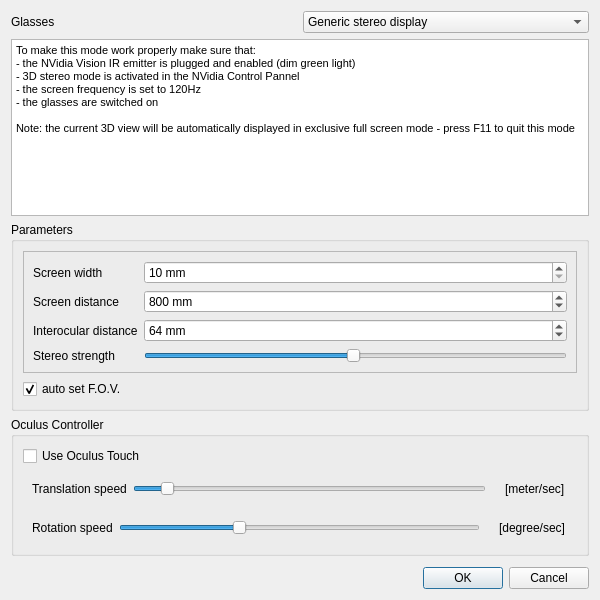
<?xml version="1.0" encoding="UTF-8"?>
<ui version="4.0">
 <class>StereoModeDialog</class>
 <widget class="QDialog" name="StereoModeDialog">
  <property name="geometry">
   <rect>
    <x>0</x>
    <y>0</y>
    <width>600</width>
    <height>600</height>
   </rect>
  </property>
  <property name="windowTitle">
   <string>Stereo mode</string>
  </property>
  <layout class="QVBoxLayout" name="verticalLayout_2">
   <item>
    <layout class="QHBoxLayout" name="horizontalLayout">
     <item>
      <widget class="QLabel" name="label">
       <property name="text">
        <string>Glasses</string>
       </property>
      </widget>
     </item>
     <item>
      <widget class="QComboBox" name="glassTypeComboBox">
       <property name="currentIndex">
        <number>6</number>
       </property>
       <item>
        <property name="text">
         <string>Red-Blue</string>
        </property>
        <property name="icon">
         <iconset>
          <normaloff>:/CC/images/ccStereo.png</normaloff>:/CC/images/ccStereo.png</iconset>
        </property>
       </item>
       <item>
        <property name="text">
         <string>Blue-Red</string>
        </property>
        <property name="icon">
         <iconset>
          <normaloff>:/CC/images/ccStereo.png</normaloff>:/CC/images/ccStereo.png</iconset>
        </property>
       </item>
       <item>
        <property name="text">
         <string>Red-Cyan</string>
        </property>
        <property name="icon">
         <iconset>
          <normaloff>:/CC/images/ccStereo.png</normaloff>:/CC/images/ccStereo.png</iconset>
        </property>
       </item>
       <item>
        <property name="text">
         <string>Cyan-Red</string>
        </property>
        <property name="icon">
         <iconset>
          <normaloff>:/CC/images/ccStereo.png</normaloff>:/CC/images/ccStereo.png</iconset>
        </property>
       </item>
       <item>
        <property name="text">
         <string>NVidia Vision</string>
        </property>
        <property name="icon">
         <iconset>
          <normaloff>:/CC/images/nvidia.png</normaloff>:/CC/images/nvidia.png</iconset>
        </property>
       </item>
       <item>
        <property name="text">
         <string>Oculus</string>
        </property>
        <property name="icon">
         <iconset>
          <normaloff>:/CC/images/oculus.png</normaloff>:/CC/images/oculus.png</iconset>
        </property>
       </item>
       <item>
        <property name="text">
         <string extracomment="Generic stereo display (e.g. PluraView)">Generic stereo display</string>
        </property>
        <property name="icon">
         <iconset>
          <normaloff>:/CC/images/ccStereo.png</normaloff>:/CC/images/ccStereo.png</iconset>
        </property>
       </item>
      </widget>
     </item>
    </layout>
   </item>
   <item>
    <widget class="QTextEdit" name="warningTextEdit">
     <property name="html">
      <string>&lt;!DOCTYPE HTML PUBLIC &quot;-//W3C//DTD HTML 4.0//EN&quot; &quot;http://www.w3.org/TR/REC-html40/strict.dtd&quot;&gt;
&lt;html&gt;&lt;head&gt;&lt;meta name=&quot;qrichtext&quot; content=&quot;1&quot; /&gt;&lt;style type=&quot;text/css&quot;&gt;
p, li { white-space: pre-wrap; }
&lt;/style&gt;&lt;/head&gt;&lt;body style=&quot; font-family:'MS Shell Dlg 2'; font-size:7.8pt; font-weight:400; font-style:normal;&quot;&gt;
&lt;p style=&quot; margin-top:0px; margin-bottom:0px; margin-left:0px; margin-right:0px; -qt-block-indent:0; text-indent:0px;&quot;&gt;&lt;span style=&quot; font-size:8pt;&quot;&gt;To make this mode work properly make sure that:&lt;/span&gt;&lt;/p&gt;
&lt;p style=&quot; margin-top:0px; margin-bottom:0px; margin-left:0px; margin-right:0px; -qt-block-indent:0; text-indent:0px;&quot;&gt;&lt;span style=&quot; font-size:8pt;&quot;&gt;- the NVidia Vision IR emitter is plugged and enabled (dim green light)&lt;/span&gt;&lt;/p&gt;
&lt;p style=&quot; margin-top:0px; margin-bottom:0px; margin-left:0px; margin-right:0px; -qt-block-indent:0; text-indent:0px;&quot;&gt;&lt;span style=&quot; font-size:8pt;&quot;&gt;- 3D stereo mode is activated in the NVidia Control Pannel&lt;/span&gt;&lt;/p&gt;
&lt;p style=&quot; margin-top:0px; margin-bottom:0px; margin-left:0px; margin-right:0px; -qt-block-indent:0; text-indent:0px;&quot;&gt;&lt;span style=&quot; font-size:8pt;&quot;&gt;- the screen frequency is set to 120Hz&lt;/span&gt;&lt;/p&gt;
&lt;p style=&quot; margin-top:0px; margin-bottom:0px; margin-left:0px; margin-right:0px; -qt-block-indent:0; text-indent:0px;&quot;&gt;&lt;span style=&quot; font-size:8pt;&quot;&gt;- the glasses are switched on&lt;/span&gt;&lt;/p&gt;
&lt;p style=&quot;-qt-paragraph-type:empty; margin-top:0px; margin-bottom:0px; margin-left:0px; margin-right:0px; -qt-block-indent:0; text-indent:0px; font-size:8pt;&quot;&gt;&lt;br /&gt;&lt;/p&gt;
&lt;p style=&quot; margin-top:0px; margin-bottom:0px; margin-left:0px; margin-right:0px; -qt-block-indent:0; text-indent:0px;&quot;&gt;&lt;span style=&quot; font-size:8pt;&quot;&gt;Note: the current 3D view will be automatically displayed in exclusive full screen mode - press F11 to quit this mode&lt;/span&gt;&lt;/p&gt;&lt;/body&gt;&lt;/html&gt;</string>
     </property>
    </widget>
   </item>
   <item>
    <widget class="QGroupBox" name="paramsGroupBox">
     <property name="title">
      <string>Parameters</string>
     </property>
     <layout class="QVBoxLayout" name="verticalLayout">
      <item>
       <widget class="QFrame" name="frame">
        <property name="frameShape">
         <enum>QFrame::StyledPanel</enum>
        </property>
        <property name="frameShadow">
         <enum>QFrame::Raised</enum>
        </property>
        <layout class="QGridLayout" name="gridLayout">
         <item row="0" column="0">
          <widget class="QLabel" name="label_4">
           <property name="text">
            <string>Screen width</string>
           </property>
          </widget>
         </item>
         <item row="0" column="1">
          <widget class="QSpinBox" name="screenWidthSpinBox">
           <property name="suffix">
            <string> mm</string>
           </property>
           <property name="minimum">
            <number>10</number>
           </property>
           <property name="maximum">
            <number>100000</number>
           </property>
           <property name="singleStep">
            <number>10</number>
           </property>
          </widget>
         </item>
         <item row="1" column="0">
          <widget class="QLabel" name="label_5">
           <property name="text">
            <string>Screen distance</string>
           </property>
          </widget>
         </item>
         <item row="2" column="0">
          <widget class="QLabel" name="label_6">
           <property name="text">
            <string>Interocular distance</string>
           </property>
          </widget>
         </item>
         <item row="2" column="1">
          <widget class="QSpinBox" name="eyeDistanceSpinBox">
           <property name="suffix">
            <string> mm</string>
           </property>
           <property name="minimum">
            <number>1</number>
           </property>
           <property name="maximum">
            <number>1000</number>
           </property>
           <property name="value">
            <number>64</number>
           </property>
          </widget>
         </item>
         <item row="1" column="1">
          <widget class="QSpinBox" name="screenDiistanceSpinBox">
           <property name="suffix">
            <string> mm</string>
           </property>
           <property name="minimum">
            <number>10</number>
           </property>
           <property name="maximum">
            <number>1000000</number>
           </property>
           <property name="singleStep">
            <number>50</number>
           </property>
           <property name="value">
            <number>800</number>
           </property>
          </widget>
         </item>
         <item row="3" column="0">
          <widget class="QLabel" name="label_2">
           <property name="text">
            <string>Stereo strength</string>
           </property>
          </widget>
         </item>
         <item row="3" column="1">
          <widget class="QSlider" name="stereoStrengthHorizontalSlider">
           <property name="minimum">
            <number>1</number>
           </property>
           <property name="maximum">
            <number>100</number>
           </property>
           <property name="value">
            <number>50</number>
           </property>
           <property name="orientation">
            <enum>Qt::Horizontal</enum>
           </property>
          </widget>
         </item>
        </layout>
       </widget>
      </item>
      <item>
       <widget class="QCheckBox" name="autoFocalCheckBox">
        <property name="sizePolicy">
         <sizepolicy hsizetype="Maximum" vsizetype="Fixed">
          <horstretch>0</horstretch>
          <verstretch>0</verstretch>
         </sizepolicy>
        </property>
        <property name="text">
         <string>auto set F.O.V.</string>
        </property>
        <property name="checked">
         <bool>true</bool>
        </property>
       </widget>
      </item>
     </layout>
    </widget>
   </item>
   <item>
    <widget class="QGroupBox" name="oculusControllerGroupBox">
     <property name="title">
      <string>Oculus Controller</string>
     </property>
     <layout class="QVBoxLayout" name="verticalLayout_3">
      <item>
       <widget class="QCheckBox" name="oculusTouchCheckBox">
        <property name="text">
         <string>Use Oculus Touch</string>
        </property>
       </widget>
      </item>
      <item>
       <widget class="QWidget" name="widget" native="true">
        <layout class="QHBoxLayout" name="horizontalLayout_2">
         <item>
          <widget class="QLabel" name="label_3">
           <property name="text">
            <string>Translation speed</string>
           </property>
          </widget>
         </item>
         <item>
          <widget class="QSlider" name="translationSpeedSlider">
           <property name="minimum">
            <number>1</number>
           </property>
           <property name="maximum">
            <number>300</number>
           </property>
           <property name="value">
            <number>25</number>
           </property>
           <property name="orientation">
            <enum>Qt::Horizontal</enum>
           </property>
          </widget>
         </item>
         <item>
          <widget class="QLabel" name="translationSpeedLabel">
           <property name="styleSheet">
            <string notr="true">margin-left:10px</string>
           </property>
           <property name="text">
            <string>[meter/sec]</string>
           </property>
          </widget>
         </item>
        </layout>
       </widget>
      </item>
      <item>
       <widget class="QWidget" name="widget_2" native="true">
        <layout class="QHBoxLayout" name="horizontalLayout_3">
         <item>
          <widget class="QLabel" name="label_7">
           <property name="text">
            <string>Rotation speed</string>
           </property>
          </widget>
         </item>
         <item>
          <widget class="QSlider" name="rotationSpeedSlider">
           <property name="minimum">
            <number>1</number>
           </property>
           <property name="maximum">
            <number>90</number>
           </property>
           <property name="value">
            <number>30</number>
           </property>
           <property name="orientation">
            <enum>Qt::Horizontal</enum>
           </property>
          </widget>
         </item>
         <item>
          <widget class="QLabel" name="rotationSpeedLabel">
           <property name="styleSheet">
            <string notr="true">margin-left:10px</string>
           </property>
           <property name="text">
            <string>[degree/sec]</string>
           </property>
          </widget>
         </item>
        </layout>
       </widget>
      </item>
     </layout>
    </widget>
   </item>
   <item>
    <spacer name="verticalSpacer">
     <property name="orientation">
      <enum>Qt::Vertical</enum>
     </property>
     <property name="sizeHint" stdset="0">
      <size>
       <width>20</width>
       <height>20</height>
      </size>
     </property>
    </spacer>
   </item>
   <item>
    <widget class="QDialogButtonBox" name="buttonBox">
     <property name="orientation">
      <enum>Qt::Horizontal</enum>
     </property>
     <property name="standardButtons">
      <set>QDialogButtonBox::Cancel|QDialogButtonBox::Ok</set>
     </property>
    </widget>
   </item>
  </layout>
 </widget>
 <resources>
  <include location="../../qCC/icons.qrc"/>
 </resources>
 <connections>
  <connection>
   <sender>buttonBox</sender>
   <signal>accepted()</signal>
   <receiver>StereoModeDialog</receiver>
   <slot>accept()</slot>
   <hints>
    <hint type="sourcelabel">
     <x>248</x>
     <y>254</y>
    </hint>
    <hint type="destinationlabel">
     <x>157</x>
     <y>274</y>
    </hint>
   </hints>
  </connection>
  <connection>
   <sender>buttonBox</sender>
   <signal>rejected()</signal>
   <receiver>StereoModeDialog</receiver>
   <slot>reject()</slot>
   <hints>
    <hint type="sourcelabel">
     <x>316</x>
     <y>260</y>
    </hint>
    <hint type="destinationlabel">
     <x>286</x>
     <y>274</y>
    </hint>
   </hints>
  </connection>
 </connections>
</ui>
